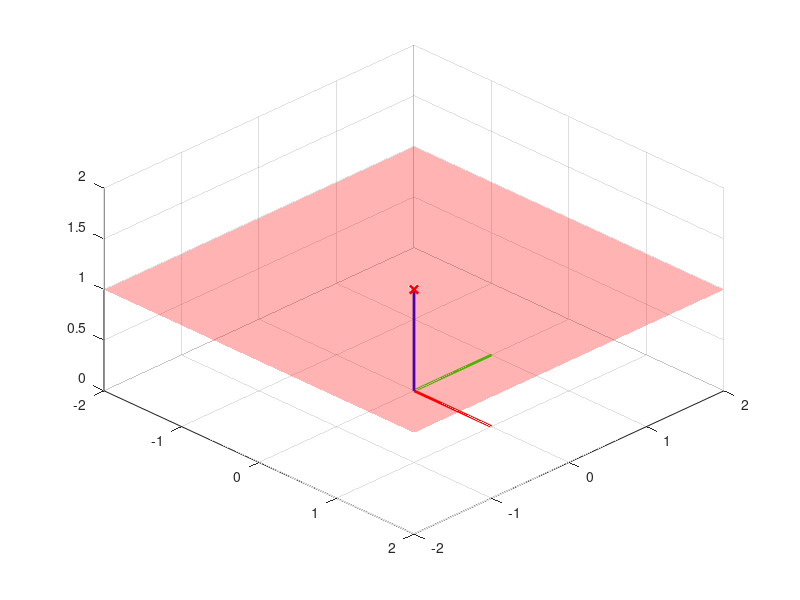

MATLAB code to generate this figure:
clc
clear

%% Parameters
kx  = 0;
ky  = 0;
zc  = 1;
g   = 9.81;
m   = 1;

%% Constraint Plane
Z = @(X,Y) kx*X + ky*Y + zc;    % CoM Bound to this plane

%% Dynamics
py = @(y,yddot) y - (zc/g)*yddot;
px = @(x,xddot) x - (zc/g)*xddot;

%% Figure
figure('Name','LIPM')
    hold on
    grid on
    view(45,45)
    axis([-2 2 -2 2 0 2]);
    plot3([0 1], [0 0], [0 0], 'r', 'LineWidth',2); % X
    plot3([0 0], [0 1], [0 0], 'g', 'LineWidth',2); % Y
    plot3([0 0], [0 0], [0 1], 'b', 'LineWidth',2); % Z

    % Plane
    [X,Y] = meshgrid(-2:0.1:2);
    plot3(0, 0, zc, 'rx', 'LineWidth',2); % Z
    surf(X,Y,Z(X,Y),'FaceColor','r','LineStyle','none','FaceAlpha',0.3);